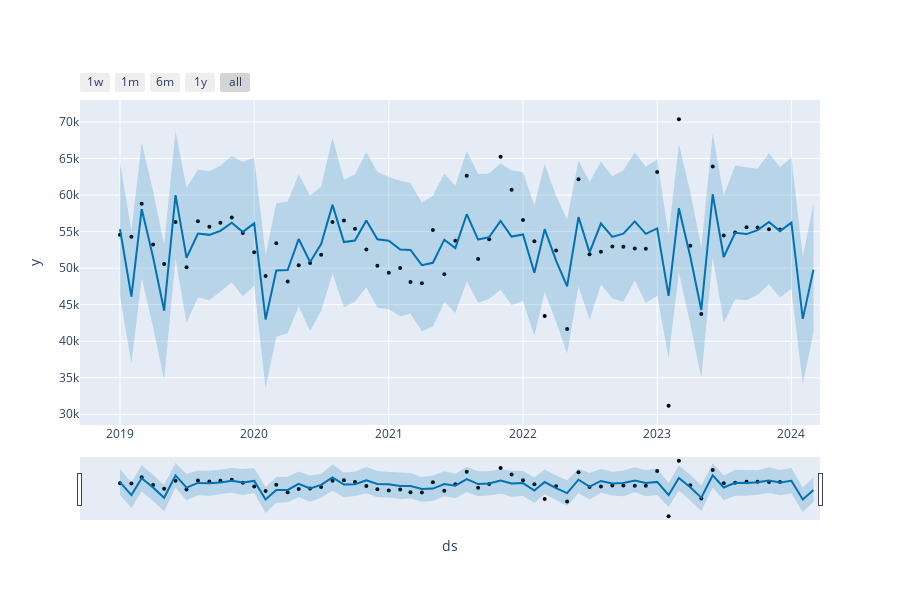

This figure's notebook cell:
### Code cell
from prophet.plot import plot_plotly, plot_components_plotly

plot_plotly(model_forecast,forecast_f)
